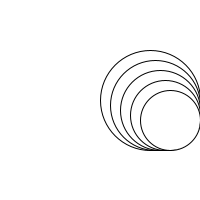
Frame 1 (no input)
Frame 60 (the mouse pressed at the canvas centre just before this capture): identical to frame 1, image omitted
Frame 120 (the mouse held since frame 60 and released just before this capture): identical to frame 1, image omitted

The Processing sketch that drew this single still picture (run headless with seeded random() and noise(); from frame 60 on, the mouse is pressed at the canvas centre):

// Processing sketch: Opdracht_9_6
// ── Opdracht_9_6.pde
void setup(){
  size(200,200);
}

void draw(){
  background(255,255,255);
  int sizeC = 100;
  for(int i=0;i<5;i++){
    ellipse(200-sizeC/2,150-sizeC/2,sizeC,sizeC);
    sizeC = sizeC - 10;
  }
}
